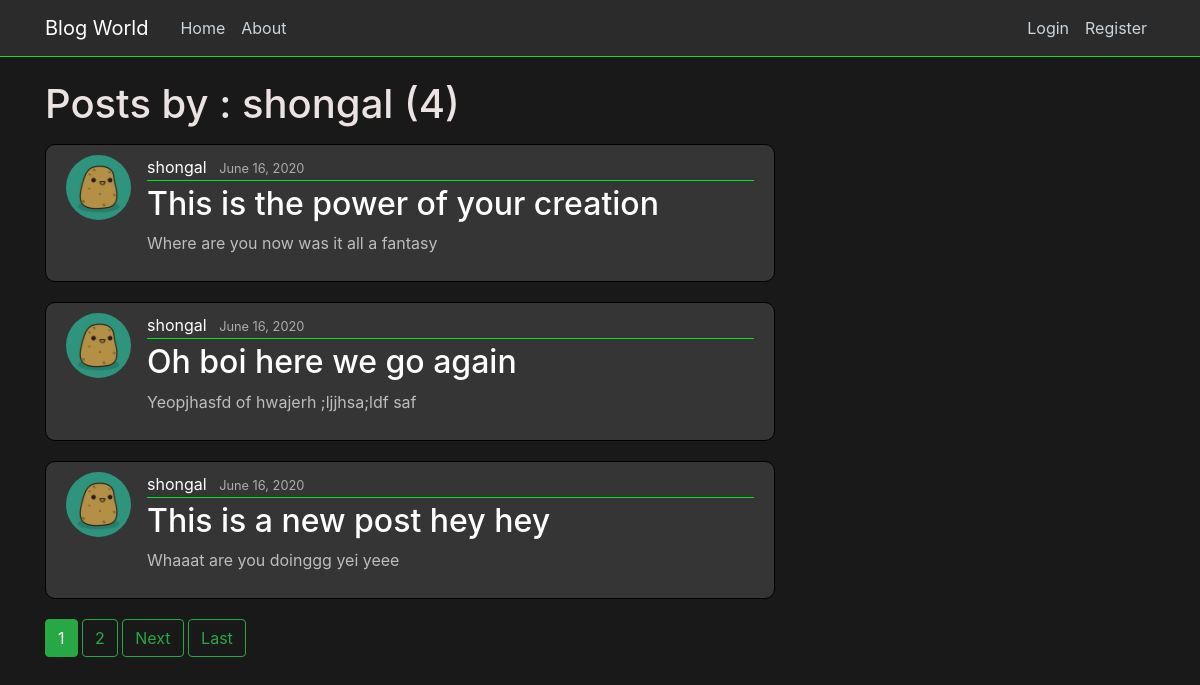
/user/shongal, run on an earlier commit of the app's database.
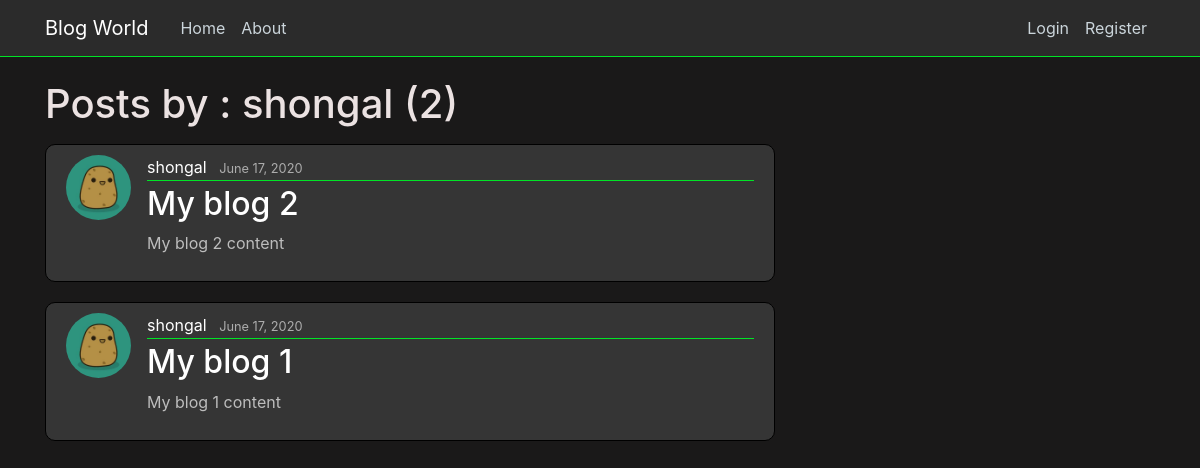
And on a later commit of the database.
### blog/models.py (models this page shows, shortened)
class Post(models.Model):
    title = models.CharField(max_length = 100)
    content = models.TextField()
    date_posted = models.DateTimeField(default=timezone.now)
    author = models.ForeignKey(User, on_delete=models.CASCADE)

### users/models.py (models this page shows, shortened)
class Profile(models.Model):
    user = models.OneToOneField(User, on_delete=models.CASCADE) # having one-to-one relation with User model
    image = models.ImageField(default='potato.jpg', upload_to='profile_pics')

### blog/views.py (the view)
# urls.py: path('user/<str:username>', UserPostListView.as_view(), name='user-posts'), # Format-> route, function(like flask)
class UserPostListView(ListView):
    model = Post # The model we are working on
    template_name = 'blog/user_posts.html' # <app>/<model>_<viewtype>.html {default one}
    context_object_name = 'posts' # Value p assed to the template
    paginate_by = 3
    def get_queryset(self):
        user = get_object_or_404(User, username=self.kwargs.get('username'))
        return Post.objects.filter(author=user).order_by('-date_posted')

### blog/templates/blog/user_posts.html (shortened to what this page needs)
{% extends "blog/base.html" %}
{% block content%}
<h1 class="mb-3">Posts by : {{ view.kwargs.username }} ({{ page_obj.paginator.count }})</h1>
    {% for post in posts %}
    <article class="media content-section">
        <img class="rounded-circle article-img" src="{{ post.author.profile.image.url }}" alt="">
        <div class="media-body">
            <div class="article-metadata">
                <a class="mr-2" href="{% url 'user-posts' post.author.username %}">{{ post.author }}</a>
                <small class="text-muted">{{ post.date_posted|date:"F d, Y" }}</small>
            </div>
            <h2><a class="article-title" href="{% url 'post-detail' post.id%}">{{ post.title }}</a></h2>
            <p class="article-content">{{ post.content }}</p>
        </div>
    </article>
    {% endfor %}
    {% if is_paginated %}
        {% for num in page_obj.paginator.page_range %}
            {% if page_obj.number == num %}
                <a class="btn btn-success mb-4" href="?page={{ num }} ">{{num}}</a>
            {% elif num > page_obj.number|add:'-3' and num < page_obj.number|add:'3'%}
            <a class="btn btn-outline-success mb-4" href="?page={{ num }} ">{{num}}</a>
            {% endif %}
        {% endfor %}
        {% if page_obj.has_next %}
            <a class="btn btn-outline-success mb-4" href="?page={{page_obj.next_page_number }}">Next</a>
            <a class="btn btn-outline-success mb-4" href="?page={{page_obj.paginator.num_pages}}">Last</a>
        {% endif %}
    {% endif %}
{% endblock content%}

What changed in the data, as far as the page shows it:
removed Post: author.profile.image (picture), author "shongal", date_posted "June 16, 2020", title "This is the power of your creation", content "Where are you now was it all a fantasy"
removed Post: author.profile.image (picture), author "shongal", date_posted "June 16, 2020", title "Oh boi here we go again", content "Yeopjhasfd of hwajerh ;ljjhsa;ldf saf"
removed Post: author.profile.image (picture), author "shongal", date_posted "June 16, 2020", title "This is a new post hey hey", content "Whaaat are you doinggg yei yeee"
added Post: author.profile.image (picture), author "shongal", date_posted "June 17, 2020", title "My blog 2", content "My blog 2 content"
added Post: author.profile.image (picture), author "shongal", date_posted "June 17, 2020", title "My blog 1", content "My blog 1 content"
Also different on the page:
{{ page_obj.paginator.count }}: "4" → "2"
list line gone: "1"
list line gone: "2"
text no longer shown: "Next Last"
